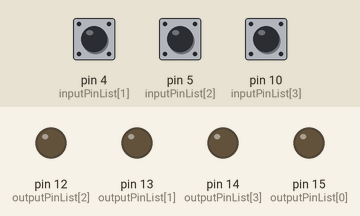
Bench run of a sketch on a simulated Arduino Uno, built with avr-gcc and run on an emulated ATmega328P. Shown: output pins drawn as LEDs (lit = HIGH). The test bench sets the inputs (shaded band); at power-on: pin 4 (inputPinList[1]) HIGH, pin 5 (inputPinList[2]) HIGH, pin 10 (inputPinList[3]) HIGH.

Above: at 1.2 s.
1.3 s: pin 4 (inputPinList[1]) pulled LOW for 0.15 s
At 1.39 s:
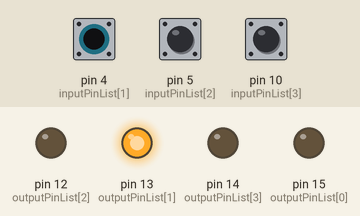
2.9 s: pin 5 (inputPinList[2]) pulled LOW for 0.15 s
At 2.99 s:
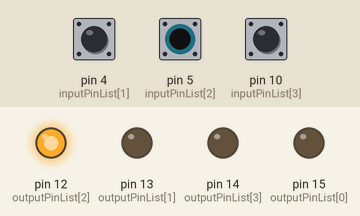
4.5 s: pin 10 (inputPinList[3]) pulled LOW for 0.15 s
At 4.59 s:
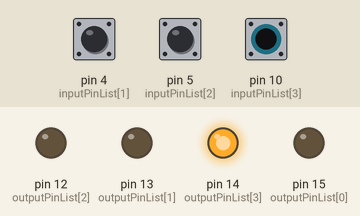
7.6 s: pin 4 (inputPinList[1]) pulled LOW for 3.2 s
At 7.9 s:
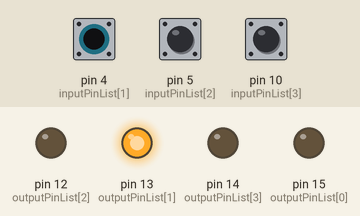
12.3 s: pin 5 (inputPinList[2]) pulled LOW for 3.2 s
At 13.1 s:
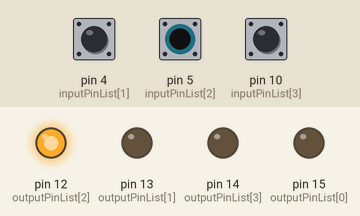
Timing chart, 0 to 17.0 s (numbered marks = the images above; inputs shaded):
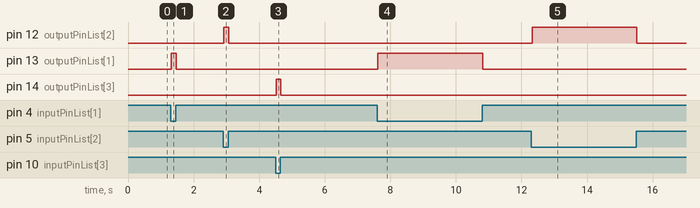

The sketch:

uartSwitch.ino
```cpp
//注意，输入端检测到低电平时代表触发，输出端触发时输出高电平，因此控制用的开关应跨接在输入引脚和地之间，选用的继电器模块应该是高电平触发的
//all input pin triggers while LOW!!!! and output HIGH!!!!

//#define SELF_RECOVERY  //uncomment this if you are using a self recovery switch 如果你使用的是自回弹的开关，把这行代码取消注释

#define PIN_COUNT 4     //define the quantity of pins that used for IO 定义开关数量，数字1-8
#define BAUD 9600 //baud rate 串口波特率，一般不用改
/*
 * now you need to define the pin that used for input and out put
 * make sure the quantity of input pins and output pins are same, and also qual to 'pinCount' definded above!
 * this firmware support up to 8-way switch (8 pins for input and 8 pins for output)
 * because arduino nano only have 19 pins for io, and uart port need 2 pins to work. Also, states of 8 pins can be easily presented using 8bits(char or uint8_t) and esay for transmitting.
 */
//定义用到的io口，inputPinList定义用于输入的引脚，outputPinList定义用于输出的引脚，引脚之间是一一对应关系，即数组中相同位置的输入引脚控制相同位置的输出引脚，数量必须与之前定义的开关数量相同
//以下为arduino uno/nano/pro mini/mini的预定义引脚

//uint8_t inputPinList[] = {2, 3, 4, 5, 6, 7, 8, 9};    //maximum pin using in arduino uno/nano/pro mini/mini
//uint8_t outputPinList[] = {10,11,12,13,14,15,16,17};  //maximum pin using in arduino uno/nano/pro mini/mini

//以下为esp8266 nodemcu的预定义引脚
const uint8_t inputPinList[] = {0, 4, 5,10}; //maximum pin using in esp8266-12e nodemcu
const uint8_t outputPinList[] = {15, 13, 12, 14};//maximum pin using in esp8266-12e nodemcu

//========以下代码无需修改=======//
//========code below no need to change======//

//commands defination
#define QUERY_COMMAND 0x18
#define SET_COMMAND 0x29
#define ACK_COMMAND 0x33

uint8_t switch_state = 0;// state of all switches
uint8_t pre_input_state = 0;// state of previous input
uint8_t mask = 0;// bit mask for state correction

void initialize();
void readState();
void writeState();
void handleSerial();


void setup() {
  initialize();
}

void loop() {
  readState();
  handleSerial();
  writeState();
}

void initialize()
{
  Serial.begin(BAUD);
  for(int i = 0;i < PIN_COUNT;i++)
  {
    pinMode(inputPinList[i],INPUT_PULLUP);
    pinMode(outputPinList[i], OUTPUT);
    pre_input_state += 1;// initialize the primary state, in order to prevent dead lock
    mask += 1;// initialize bit mask by 'PIN_COUNT' . for example, if PIN_COUNT = 5,then mask will equals to 00011111(binary)
    if(i != PIN_COUNT - 1)
    {
      pre_input_state = pre_input_state << 1;
      mask = mask << 1;
    }
  }
}

void readState()
{
  //go through the inputPinList for every pin's value(0 or 1)
  uint8_t cur_input_state = 0;
  for (int i = 0; i < PIN_COUNT; i++)
  {
    cur_input_state += digitalRead(inputPinList[i]);
    if(i != PIN_COUNT-1)
    {
      cur_input_state = cur_input_state << 1;
    }
  }

  //generate new switches' state
  #ifdef SELF_RECOVERY
  {
    if(pre_input_state != cur_input_state)
    {
      switch_state = switch_state ^ (~cur_input_state);
    }
  }
  #else
  {
    switch_state = switch_state ^ (pre_input_state ^ cur_input_state);
  }
  #endif


  switch_state = switch_state & mask;//add mask and get the correct result
  pre_input_state = cur_input_state;
  delay(15);//Jitter elimination
}

void writeState()
{
  uint8_t state_to_set = switch_state;
  for (int i = PIN_COUNT - 1; i >= 0; i--)
  {
    digitalWrite(outputPinList[i], state_to_set % 2);
    state_to_set = state_to_set >> 1;
  }
}

void handleSerial()
{
  uint8_t cmd;
  cmd = Serial.read();
  if(cmd == QUERY_COMMAND)//query for state
  {
    Serial.write(ACK_COMMAND);
    Serial.write(switch_state);
  }
  else if(cmd == SET_COMMAND)// set new state
  {
    delay(10);//wait for message
    if(Serial.available())
    {
      switch_state = Serial.read();
      Serial.write(ACK_COMMAND);
    }
  }
}
```

Measured:
- after the input at 1.3 s, pin 13 (outputPinList[1]): LOW → HIGH at once, → LOW 0.15 s later
- after the input at 2.9 s, pin 12 (outputPinList[2]): LOW → HIGH at once, → LOW 0.15 s later
- after the input at 4.5 s, pin 14 (outputPinList[3]): LOW → HIGH at once, → LOW 0.15 s later
- after the input at 7.6 s, pin 13 (outputPinList[1]): LOW → HIGH at once, → LOW 3.2 s later
- after the input at 12.3 s, pin 12 (outputPinList[2]): LOW → HIGH at once, → LOW 3.2 s later
